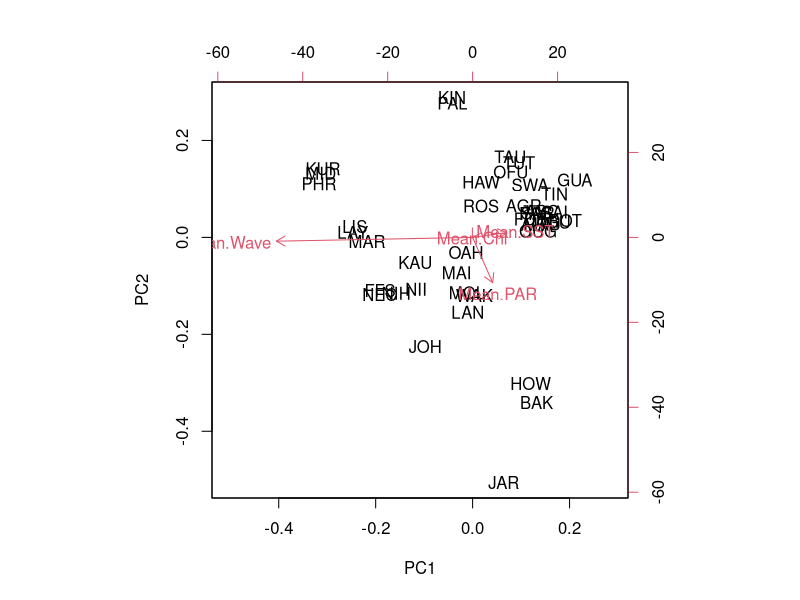
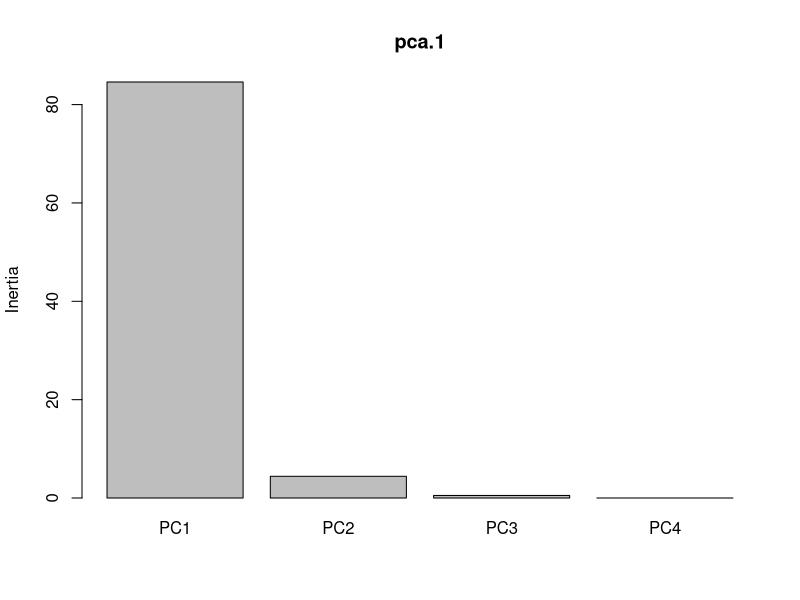

Source code (R) for these figures, in order: (Note: this script raises an error after producing the figures.)
##########
#PCA
##########
library('vegan')
library('tidyverse')

islands = read.csv('island_metrics.csv', header=T)
row.names(islands) = islands$ISLAND

#Recall, we have 4 environmental variables (each with mean, max, min)
names(islands)
head(islands)

#And since we have means, mins, and maxs, let's separate these out
mean.isl = islands %>% select(Mean.Wave, Mean.SST,Mean.Chl,Mean.PAR)
max.isl = islands %>% select(Max.Wave,Max.SST,Max.Chl,Max.PAR)
min.isl = islands %>% select(Min.Wave,Min.SST,Min.Chl,Min.PAR)

#for practical purposes, let's just look at the means. 


#Let's (kind of!) roll!
pca.1=prcomp(mean.isl)
pca.1
summary(pca.1)

#rotation = eigenvectors; relationship of each variable to the PC, ie the 'weight' of how much the factor contributes to the PC. Notice that Wave's weight coefficient  is HUUUGELY larger than the other factors!
#Visualize it!
par(mfrow=c(1,1))
biplot(pca.1)
#as expected, Mean.Wave is stronger than other variables in grouping islands, given the strong negative eigenvector
#prop of variance explained by each PC. PC1=most of it. Confirmed with Screeplot. 
screeplot(pca.1)

#But hold up! We have forgotten to standardize our data! Recall that all of our variables have very different units! Let's normalize them. If we don't do this = meaningless!
#Also, recall the results with non-standardized data with Wave being (basically) the only thing that mattered. Why?
(max(Mean.Wave)-min(Mean.Wave));(max(Mean.SST)-min(Mean.SST));(max(Mean.Chl)-min(Mean.Chl));(max(Mean.PAR)-min(Mean.PAR))
#Becuase wave has a disproportionally large range compared to other factors! Then PAR, then SST, and Chl barely varies. This is mirrors the size of the eigenvectors!

#Now, let's do this the right way!
pca.2=prcomp(mean.isl,scale=TRUE,center=TRUE);pca.2;summary(pca.2) 
#what is the biplot likely to look like?
biplot(pca.2)
#Exactly what we'd expect! PC1 has Wave, SST having large weights, approx. equal and opposite (and since neither is important in PC2, we expect them to fall roughly around y=0). Then on PC2, PAR and Chl are most impt., both are negative, and affected a little bit by PC1 (in opposite ways.).
#And even though biplot only lets us plot 2 PCs, how many are important?
screeplot(pca.2)

#Also, is what we've been doing even valid? How is the (transformed) data distributed?
library(car)
norm.data.islands = apply(mean.isl,2,function(x) (x-mean(x))/sd(x))
scatterplotMatrix(norm.data.islands)
#What does a log transform do? (And we need to go back to original data, not standardized data.)
log.mean.isl=cbind.data.frame(log(Mean.Wave),log(Mean.SST),log(Mean.Chl),log(Mean.PAR))
log.norm.data.islands = apply(log.mean.isl,2,function(x) (x-mean(x))/sd(x))
scatterplotMatrix(log.norm.data.islands)
#So log transform doesn't really do anything. So let's just keep rolling with our untransformed data for simplicity's sake. 

#Let's play with vegan! We can (kind of) do these same tests.
#install.packages('vegan')
library(vegan)

pca.5=rda(mean.isl,scale=T,center=T,scaling=1);pca.5#;summary(pca.5)
#But...the eigenvalues are different than what they were for the prcomp function! Has to do with scaling. Go here: http://cran.r-project.org/web/packages/vegan/vignettes/decision-vegan.pdf
#Still, it's just scaling - same result. Proportions of variation, proportional loadings=same. 
biplot(pca.5)

#So, knowing that the scalings are different, what does this visually mean?
par(mfrow=c(1,2))
biplot(pca.2)
biplot(pca.5)
#yes, x&y axis have different scales, but same relationships etc.

#Fancy plot it!
par(mfrow=c(1,1))
name.isl=islands[,c(1,2)]
with(name.isl,levels(REGION))
scl=3
colvec=c(2,3,5,6,7)
plot(pca.5,type='n',scaling=scl,ylim=c(-2,.5),xlim=c(-2,2))
with(name.isl,points(pca.5,display='sites',type='p',col=colvec[REGION],scaling=scl,pch=21,bg=colvec[REGION]),ylim=c(-2,.5),xlim=c(-2,2))
par(new=T);biplot(pca.5,display='species',type='t',ylim=c(-2,.5),xlim=c(-2,2),scaling=scl,col='1',cex=.8)
with(pca.5,legend('bottomleft',legend=levels(REGION),bty='n',col=colvec,pch=21,pt.bg=colvec))
#ordihull(pca.6,REGION,col='blue',ylim=c(-2,.5),xlim=c(-2,2),scaling=scl)
with(name.isl,ordiellipse(pca.5,REGION,kind='se',conf=0.95,label=F,scaling=scl,ylim=c(-2,.5),xlim=c(-2,2),col='blue'))#ordiellipse =dispersion ellipse using sdevs
#with(name.isl,ordispider(pca.6,REGION,label=F,scaling=scl,ylim=c(-2,.5),xlim=c(-2,2),col='blue'))#links points to a ceteroid

########http://cc.oulu.fi/~jarioksa/opetus/metodi/vegantutor.pdf; http://cran.r-project.org/web/packages/\

######## try it with the mins/maxes



